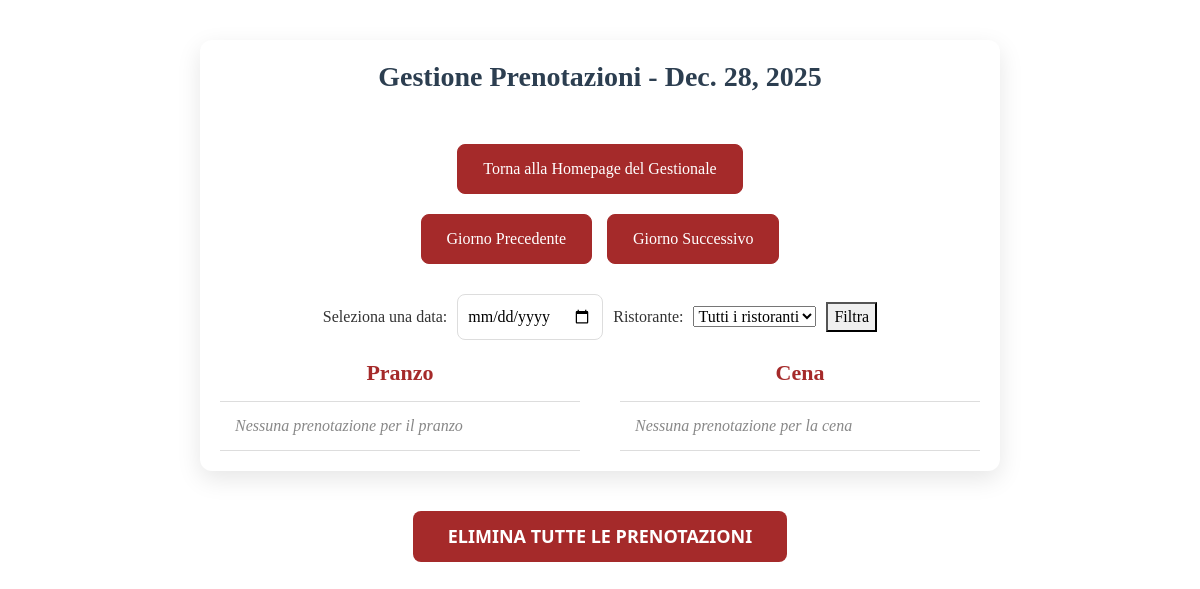
The page /gestionale/prenotazioni/ (signed in) on the database as committed earlier.
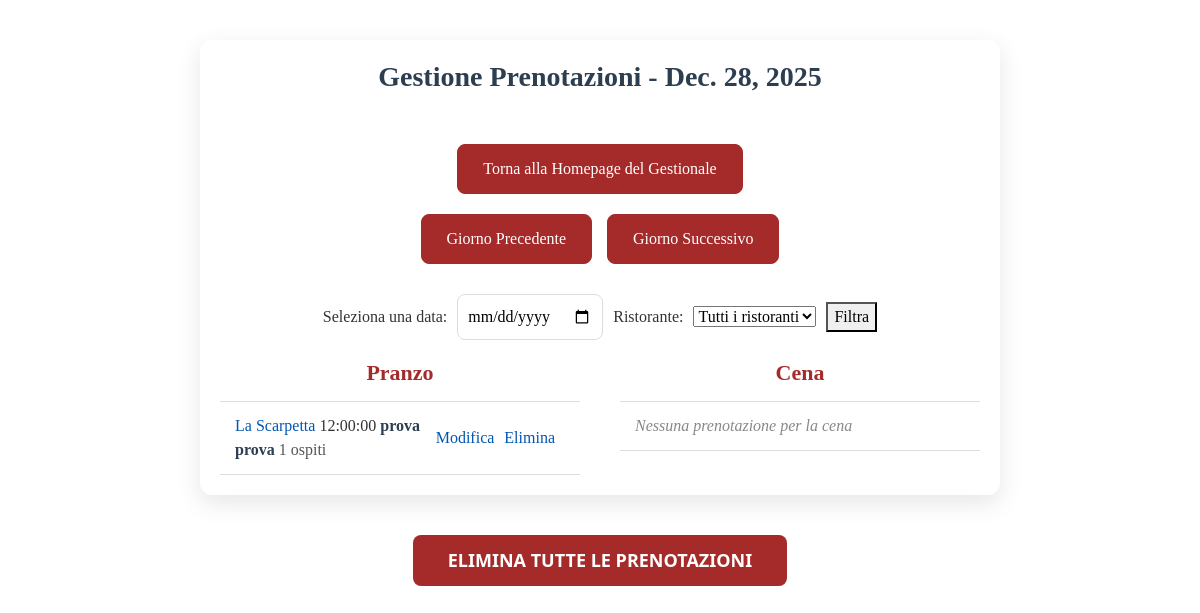
The same page on the database as committed later.
### gestionale/models.py (models this page shows, shortened)
class Reservation(models.Model):
    RESTAURANT_CHOICES = [
        ('SCARPETTA', 'La Scarpetta'),
        ('BRACERIA', 'La Braceria'),
    ]
    restaurant_id = models.CharField(
        max_length=20,
        choices=RESTAURANT_CHOICES,
        default='SCARPETTA',
        help_text="Identificativo del ristorante"
    )
    first_name = models.CharField(max_length=100)
    last_name = models.CharField(max_length=100)
    phone_number = models.CharField(max_length=20)
    guests = models.IntegerField(default=1)
    reservation_date = models.DateField()
    reservation_time = models.CharField(max_length=10)  # Mantieni sempre il formato 'HH:MM'
    cookie_consent = models.BooleanField(default=False)
    profiling_consent = models.BooleanField(default=False)
    promotional_sms_consent = models.BooleanField(default=False)
    accept_all = models.BooleanField(default=False)
    email = models.EmailField(null=True, blank=True)

### gestionale/views.py (the view)
# urls.py: path('prenotazioni/', views.prenotazioni, name='prenotazioni'),
@login_required
def prenotazioni(request):
    selected_date_str = request.GET.get('date', '').strip()
    selected_restaurant = request.GET.get('restaurant', '')  # Nuovo parametro per filtro ristorante
    if not selected_date_str:
        selected_date = timezone.now().date()
    else:
        try:
            selected_date = datetime.strptime(selected_date_str, '%Y-%m-%d').date()
        except ValueError:
            selected_date = timezone.now().date()
    reservations = Reservation.objects.filter(reservation_date=selected_date)
    if selected_restaurant:
        reservations = reservations.filter(restaurant_id=selected_restaurant)
    reservations = reservations.order_by('reservation_time')
    lunch_reservations = reservations.filter(reservation_time__lt="15:00")
    dinner_reservations = reservations.filter(reservation_time__gte="15:00")
    prev_date = (selected_date - timedelta(days=1)).isoformat()
    next_date = (selected_date + timedelta(days=1)).isoformat()
    context = {
        'selected_date': selected_date,
        'selected_restaurant': selected_restaurant,
        'lunch_reservations': lunch_reservations,
        'dinner_reservations': dinner_reservations,
        'prev_date': prev_date,
        'next_date': next_date,
    }
    return render(request, 'gestionale/prenotazioni.html', context)

### gestionale/templates/gestionale/prenotazioni.html (shortened to what this page needs)
{% extends "base.html" %}
{% load static %}
{% block css_files %}
<link rel="stylesheet" href="{% static 'gestionale/prenotazioni.css' %}">
{% endblock %}
{% block content %}
<div class="reservation-container">
    <h2>Gestione Prenotazioni - {{ selected_date }}</h2>
    <div class="navigation-container">
        <a href="{% url 'gestionale:gestionale' %}" class="back-to-home">Torna alla Homepage del Gestionale</a>
        <div class="navigation">
            <a href="{% url 'gestionale:prenotazioni' %}?date={{ prev_date }}{% if selected_restaurant %}&restaurant={{ selected_restaurant }}{% endif %}"
                class="nav-button">Giorno Precedente</a>
            <a href="{% url 'gestionale:prenotazioni' %}?date={{ next_date }}{% if selected_restaurant %}&restaurant={{ selected_restaurant }}{% endif %}"
                class="nav-button">Giorno Successivo</a>
        </div>
        <form method="get" action="{% url 'gestionale:prenotazioni' %}" class="date-selector-form">
            <label for="date-selector">Seleziona una data:</label>
            <input type="date" id="date-selector" name="date" value="{{ selected_date }}">
            <label for="restaurant-selector">Ristorante:</label>
            <select name="restaurant" id="restaurant-selector">
                <option value="">Tutti i ristoranti</option>
            </select>
            <button type="submit" class="filter-button">Filtra</button>
        </form>
    </div>
    <div class="reservation-list">
        <div class="meal-section">
            <h3>Pranzo</h3>
            <ul>
                {% for reservation in lunch_reservations %}
                <li>
                    <a href="{% url 'gestionale:prenotazione_dettaglio' reservation.id %}">
                        <span class="restaurant-badge {% if reservation.restaurant_id == 'SCARPETTA' %}scarpetta{% else %}braceria{% endif %}">{{ reservation.get_restaurant_id_display }}</span>
                        <span class="time">{{ reservation.reservation_time }}</span>
                        <span class="name">{{ reservation.first_name }} {{ reservation.last_name }}</span>
                        <span class="guests">{{ reservation.guests }} ospiti</span>
                    </a>
                    <a href="{% url 'gestionale:modifica_prenotazione' reservation.id %}"
                        class="edit-button">Modifica</a>
                    <a href="{% url 'gestionale:elimina_prenotazione' reservation.id %}"
                        class="delete-button">Elimina</a>
                </li>
                {% empty %}
                <li class="no-reservation">Nessuna prenotazione per il pranzo</li>
                {% endfor %}
            </ul>
        </div>
        <div class="meal-section">
            <h3>Cena</h3>
            <ul>
                {% for reservation in dinner_reservations %}
                <li>
                    <a href="{% url 'gestionale:prenotazione_dettaglio' reservation.id %}">
                        <span class="restaurant-badge {% if reservation.restaurant_id == 'SCARPETTA' %}scarpetta{% else %}braceria{% endif %}">{{ reservation.get_restaurant_id_display }}</span>
                        <span class="time">{{ reservation.reservation_time }}</span>
                        <span class="name">{{ reservation.first_name }} {{ reservation.last_name }}</span>
                        <span class="guests">{{ reservation.guests }} ospiti</span>
                    </a>
                    <a href="{% url 'gestionale:modifica_prenotazione' reservation.id %}"
                        class="edit-button">Modifica</a>
                    <a href="{% url 'gestionale:elimina_prenotazione' reservation.id %}"
                        class="delete-button">Elimina</a>
                </li>
                {% empty %}
                <li class="no-reservation">Nessuna prenotazione per la cena</li>
                {% endfor %}
            </ul>
        </div>
    </div>
</div>
<div class="button-container">
    <a href="{% url 'gestionale:elimina_tutte_prenotazioni' %}" class="btn btn-danger">
        Elimina Tutte le Prenotazioni
    </a>
</div>{% endblock %}

Rows that differ between the two databases and show on the page:
added Reservation: restaurant_id "La Scarpetta", reservation_time "12:00:00", first_name "prova", last_name "prova", guests "1"
Other text that changed with them:
text no longer shown: "Nessuna prenotazione per il pranzo"
